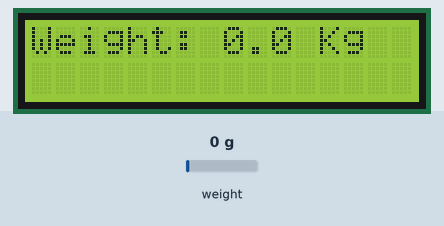
This sketch was run on a simulated Arduino Uno, built with avr-gcc and run on an emulated ATmega328P. Shown: 16×2 character LCD. Inputs (shaded band) come from the test bench; at power-on: weight on the scale 0 g. What the sketch prints to the serial monitor is not drawn.

Above: at 2.2 s.
2.3 s: weight on the scale set to 100 g
At 3.1 s:
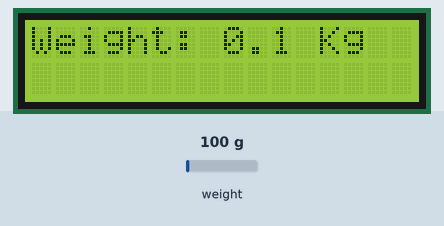
5.3 s: weight on the scale set to 1250 g
At 5.9 s:
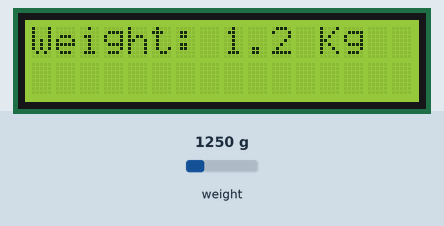
6.9 s: weight on the scale set to 2500 g
At 7.3 s:
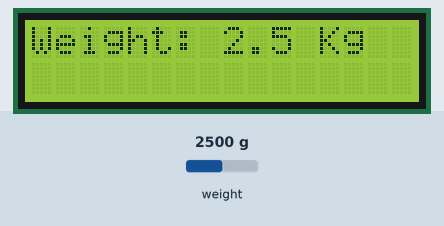
Timing chart, 0 to 9.9 s (numbered marks = the images above; inputs shaded):
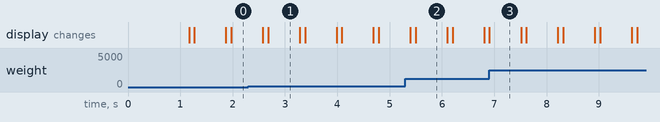

Measured:
- after the input at 2.3 s, the display: first differs from a run without the input after 0.38 s (image 1)
- after the input at 5.3 s, the display: first differs from a run without the input after 0.20 s (image 2)
- after the input at 6.9 s, the display: changes at once (image 3)
- what the display in image 1 shows lasts 0.6 s, from 2.7 s to 3.3 s

The sketch:

simple_scale.ino
```cpp
#include "HX711.h"


// include the library code:
#include <LiquidCrystal.h>

// initialize the library with the numbers of the interface pins
LiquidCrystal lcd(12, 11, 5, 4, 3, 2);
const byte hx711_data_pin = A3;
const byte hx711_clock_pin = A2;

HX711 scale(hx711_data_pin, hx711_clock_pin);

void setup() {
  Serial.begin(9600);
  lcd.begin(16, 2);
  scale.set_scale(11000);
  scale.tare();
}

void loop() {

  Serial.println(scale.get_units(), 1);
  lcd.clear();
  lcd.setCursor(0,0);
  lcd.print("Weight: ");
  lcd.print(scale.get_units(), 1);
  lcd.print(" Kg");
  delay(500);
}
```
